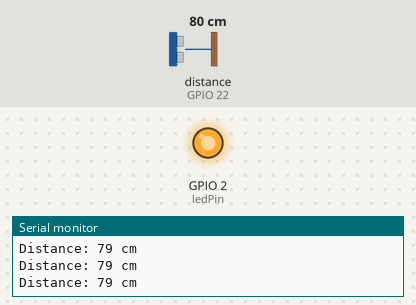
Bench run of a sketch on a simulated ESP32. On the bench: output pins drawn as LEDs (lit = HIGH), the last lines printed to the serial monitor. Wiring (inferred from the names in the program): ultrasonic range finder: trigger GPIO 23; echo GPIO 22. The test bench sets the inputs (shaded band); at power-on: distance to the obstacle (sensor on GPIO 22) 80 cm. The echo pulse lasts 58.3 µs per cm; pins used as bus, display or sensor lines are not drawn.

Above: at 1.3 s.
1.4 s: distance to the obstacle (sensor on GPIO 22) set to 97 cm
2.9 s: distance to the obstacle (sensor on GPIO 22) set to 106 cm
At 4.2 s:
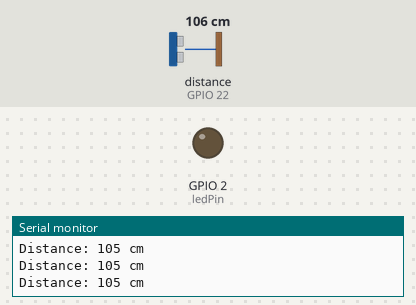
4.5 s: distance to the obstacle (sensor on GPIO 22) set to 2 cm
At 4.9 s:
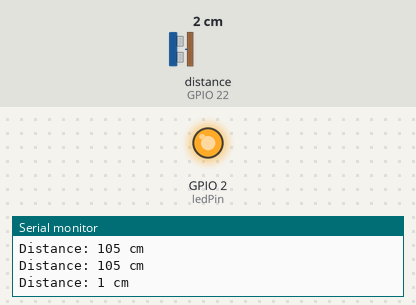
6.0 s: distance to the obstacle (sensor on GPIO 22) set to 120 cm
At 6.4 s:
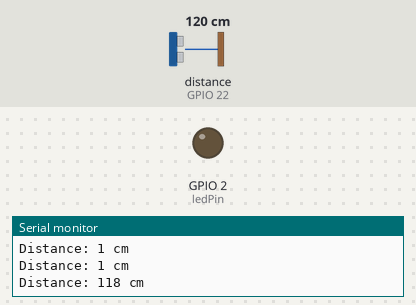
Timing chart, 0 to 8.5 s (numbered marks = the images above; inputs shaded):
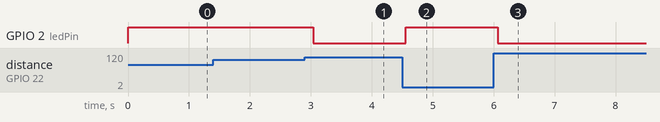

Measured:
- the behaviour switches between 100 and 101 cm on distance to the obstacle (sensor on GPIO 22) (found by bisection; images 0 and 1)
- after the input at 2.9 s, GPIO 2 (ledPin): HIGH → LOW after 0.14 s
- after the input at 4.5 s, GPIO 2 (ledPin): LOW → HIGH after 0.06 s
- after the input at 6.0 s, GPIO 2 (ledPin): HIGH → LOW after 0.06 s

The sketch:

main.ino
```cpp
const int trigPin = 23; // TRIG pin of RS1764 ultrasonic distance sensor
const int echoPin = 22; // ECHO pin of RS1764 ultrasonic distance sensor
const int ledPin = 2; // Built-in LED pin of ESP32 development board

void setup() {
  pinMode(trigPin, OUTPUT); // Set TRIG pin as OUTPUT
  pinMode(echoPin, INPUT); // Set ECHO pin as INPUT
  pinMode(ledPin, OUTPUT); // Set LED pin as OUTPUT
  Serial.begin(9600); // Start Serial communication
}

void loop() {
  long duration, distance; // Variables for duration and distance measurements

  // Send a 10 microsecond pulse to the TRIG pin to start the measurement
  digitalWrite(trigPin, LOW);
  delayMicroseconds(2);
  digitalWrite(trigPin, HIGH);
  delayMicroseconds(10);
  digitalWrite(trigPin, LOW);

  // Measure the duration of the pulse received from the ECHO pin
  duration = pulseIn(echoPin, HIGH);

  // Calculate the distance in cm using the duration of the pulse
  distance = duration * 0.034 / 2;

  // Print the distance on Serial Monitor for debugging purposes
  Serial.print("Distance: ");
  Serial.print(distance);
  Serial.println(" cm");

  // Turn on the LED if distance is less than 100 cm, otherwise turn it off
  if (distance < 100) {
    digitalWrite(ledPin, HIGH);
  } else {
    digitalWrite(ledPin, LOW);
  }

  delay(500); // Wait for 500 milliseconds before taking the next measurement
}
```
